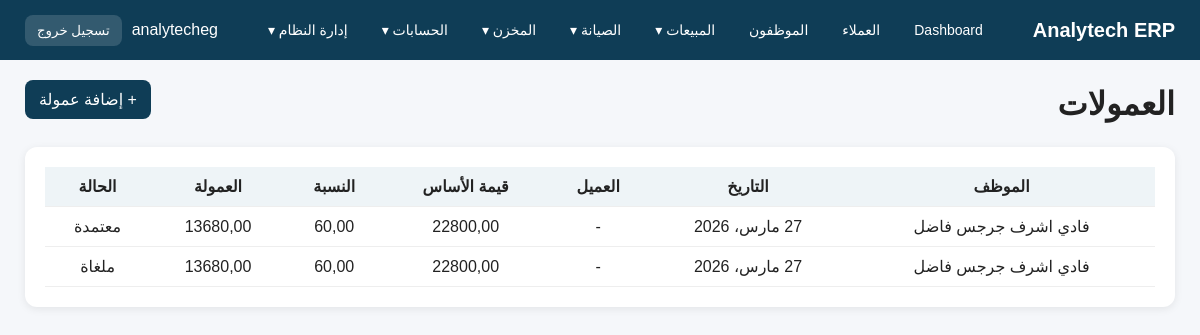
/employees/commissions/ (signed in), run on the app's committed database.
### app_employees/models.py (models this page shows, shortened)
class EmployeeCommission(models.Model):
    STATUS_CHOICES = [
        ('Draft', 'مسودة'),
        ('Approved', 'معتمدة'),
        ('Paid', 'مدفوعة'),
        ('Cancelled', 'ملغاة'),
    ]
    employee = models.ForeignKey(
        Employee,
        on_delete=models.CASCADE,
        related_name='commissions',
        verbose_name='الموظف'
    )
    customer = models.ForeignKey(
        'customers.Customer',
        on_delete=models.SET_NULL,
        null=True,
        blank=True,
        related_name='employee_commissions',
        verbose_name='العميل'
    )
    quotation = models.ForeignKey(
        'app_quotations.Quotation',
        on_delete=models.SET_NULL,
        null=True,
        blank=True,
        related_name='employee_commissions',
        verbose_name='عرض السعر'
    )
    invoice = models.ForeignKey(
        'app_invoices.Invoice',
        on_delete=models.SET_NULL,
        null=True,
        blank=True,
        related_name='employee_commissions',
        verbose_name='الفاتورة'
    )
    commission_date = models.DateField(default=timezone.localdate, verbose_name='تاريخ العمولة')
    base_amount = models.DecimalField(max_digits=12, decimal_places=2, default=0, verbose_name='قيمة الأساس')
    commission_percent = models.DecimalField(max_digits=5, decimal_places=2, default=0, verbose_name='نسبة العمولة %')
    commission_amount = models.DecimalField(max_digits=12, decimal_places=2, default=0, verbose_name='قيمة العمولة')
    status = models.CharField(max_length=20, choices=STATUS_CHOICES, default='Draft', verbose_name='الحالة')
    notes = models.TextField(blank=True, null=True, verbose_name='ملاحظات')
    class Meta:
        verbose_name = 'عمولة'
        verbose_name_plural = 'العمولات'
        ordering = ['-commission_date', '-id']

class Employee(models.Model):
    STATUS_CHOICES = [
        ('Active', 'نشط'),
        ('On Leave', 'إجازة'),
        ('Suspended', 'موقوف'),
        ('Resigned', 'مستقيل'),
    ]
    employee_code = models.CharField(max_length=50, unique=True, verbose_name='كود الموظف')
    full_name = models.CharField(max_length=200, verbose_name='اسم الموظف')
    department = models.CharField(max_length=100, blank=True, null=True, verbose_name='القسم')
    job_title = models.CharField(max_length=150, blank=True, null=True, verbose_name='الوظيفة')
    status = models.CharField(max_length=20, choices=STATUS_CHOICES, default='Active', verbose_name='الحالة')
    hire_date = models.DateField(default=timezone.localdate, verbose_name='تاريخ التعيين')
    birth_date = models.DateField(blank=True, null=True, verbose_name='تاريخ الميلاد')
    national_id = models.CharField(max_length=50, blank=True, null=True, verbose_name='الرقم القومي')
    phone = models.CharField(max_length=50, blank=True, null=True, verbose_name='الموبايل')
    email = models.EmailField(blank=True, null=True, verbose_name='البريد الإلكتروني')
    address = models.TextField(blank=True, null=True, verbose_name='العنوان')
    qualification = models.CharField(max_length=200, blank=True, null=True, verbose_name='المؤهل الدراسي')
    specialization = models.CharField(max_length=200, blank=True, null=True, verbose_name='التخصص')
    direct_manager = models.ForeignKey(
        'self',
        on_delete=models.SET_NULL,
        null=True,
        blank=True,
        related_name='team_members',
        verbose_name='المدير المباشر'
    )
    can_do_sales = models.BooleanField(default=False, verbose_name='يمكنه تنفيذ مبيعات')
    can_do_service = models.BooleanField(default=False, verbose_name='يمكنه تنفيذ صيانة')
    can_manage_team = models.BooleanField(default=False, verbose_name='يمكنه إدارة فريق')
    sales_commission_percent = models.DecimalField(
        max_digits=5,
        decimal_places=2,
        default=0,
        verbose_name='نسبة عمولة المبيعات الافتراضية %'
    )
    notes = models.TextField(blank=True, null=True, verbose_name='ملاحظات')
    class Meta:
        verbose_name = 'موظف'
        verbose_name_plural = 'الموظفون'
        ordering = ['full_name']

### app_employees/views.py (the view)
# urls.py: path('commissions/', views.commission_list, name='commission_list'),
def commission_list(request):
    rows = EmployeeCommission.objects.select_related('employee', 'customer', 'invoice', 'quotation').all().order_by('-commission_date', '-id')
    return render(request, 'app_employees/commission_list.html', {'rows': rows})

### templates/app_employees/commission_list.html (shortened to what this page needs)
{% extends 'base.html' %}
{% block content %}
<div class="topbar">
    <div><h1>العمولات</h1></div>
    <div class="quick-links">
        <a href="{% url 'commission_create' %}">+ إضافة عمولة</a>
    </div>
</div>
<div class="section">
    <table>
        <thead>
            <tr>
                <th>الموظف</th>
                <th>التاريخ</th>
                <th>العميل</th>
                <th>قيمة الأساس</th>
                <th>النسبة</th>
                <th>العمولة</th>
                <th>الحالة</th>
            </tr>
        </thead>
        <tbody>
            {% for row in rows %}
            <tr>
                <td>{{ row.employee.full_name }}</td>
                <td>{{ row.commission_date }}</td>
                <td>{% if row.customer %}{{ row.customer.name }}{% else %}-{% endif %}</td>
                <td>{{ row.base_amount }}</td>
                <td>{{ row.commission_percent }}</td>
                <td>{{ row.commission_amount }}</td>
                <td>{{ row.get_status_display }}</td>
            </tr>
            {% empty %}
            <tr><td colspan="7" style="padding:20px; text-align:center;">لا توجد بيانات</td></tr>
            {% endfor %}
        </tbody>
    </table>
</div>
{% endblock %}

### templates/base.html (shortened to what this page needs)
<!DOCTYPE html>
<html lang="ar" dir="rtl">
<head>
</head>
<body>
<div class="navbar">
    <div class="logo">Analytech ERP</div>
    {% if user.is_authenticated %}
    <div class="menu">
        <a href="/">Dashboard</a>
        {% if perms.customers.view_customer %}
        <a href="/customers/">العملاء</a>
        {% endif %}
        {% if perms.app_employees.view_employee %}
        <a href="/employees/">الموظفون</a>
        {% endif %}
        {% if perms.app_quotations.view_quotation or perms.app_sales.view_salesorder or perms.app_invoices.view_invoice or perms.app_employees.view_employeecommission %}
        <div class="dropdown">
            <a href="/reports/sales/">المبيعات ▾</a>
        </div>
        {% endif %}
        {% if perms.app_maintenance.view_maintenancerequest or perms.app_maintenance.view_maintenancevisit or perms.app_maintenance.view_preventivemaintenanceplan %}
        <div class="dropdown">
            <a href="/maintenance/reports/">الصيانة ▾</a>
        </div>
        {% endif %}
        {% if perms.app_inventory.view_inventoryitem or perms.app_inventory.view_inventorylot or perms.app_inventory.view_inventorytransaction or perms.app_inventory.view_recallnotice %}
        <div class="dropdown">
            <a href="/inventory/">المخزن ▾</a>
        </div>
        {% endif %}
        {% if perms.accounting.view_account or perms.accounting.view_journalentry or perms.accounting.view_receiptvoucher or perms.accounting.view_paymentvoucher %}
        <div class="dropdown">
            <a href="/accounting/">الحسابات ▾</a>
        </div>
        {% endif %}
        {% if user.is_staff %}
        <div class="dropdown">
            <a href="/admin/">إدارة النظام ▾</a>
        </div>
        {% endif %}
    </div>
    <div class="user-box">
        <span>{{ user.username }}</span>
        <form method="post" action="{% url 'logout' %}" class="logout-form">
            <button type="submit" class="logout-btn">تسجيل خروج</button>
        </form>
    </div>
    {% endif %}
</div>
<div class="container">
    {% block content %}{% endblock %}
</div>
</body>
</html>

### templates/base.html (style rules this page uses)
body { margin: 0; font-family: Tahoma, Arial, sans-serif; background: #f5f7fa; color: #222; }
.navbar { background: #0f3d56; color: white; padding: 14px 25px; display: flex; justify-content: space-between; align-items: center; gap: 16px; flex-wrap: wrap; }
.logo { font-size: 20px; font-weight: bold; white-space: nowrap; }
.menu { display: flex; align-items: center; gap: 14px; flex-wrap: wrap; }
.menu > a, .dropdown > a { color: white; text-decoration: none; font-size: 14px; padding: 8px 10px; border-radius: 8px; display: inline-block; }
.dropdown { position: relative; }
.container { padding: 20px 25px; }
.topbar { display: flex; justify-content: space-between; align-items: center; margin-bottom: 20px; gap: 15px; flex-wrap: wrap; }
.topbar h1 { margin: 0; }
.section { background: white; padding: 20px; border-radius: 12px; box-shadow: 0 2px 8px rgba(0,0,0,0.08); }
table { width: 100%; border-collapse: collapse; }
th, td { padding: 10px; border-bottom: 1px solid #eee; text-align: center; vertical-align: middle; }
th { background: #eef4f7; }
.quick-links a { display: inline-block; background: #0f3d56; color: white; padding: 10px 14px; border-radius: 8px; text-decoration: none; margin-right: 8px; margin-bottom: 8px; }
.user-box { display: flex; align-items: center; gap: 10px; color: white; }
.logout-form { margin: 0; }
.logout-btn { background: rgba(255,255,255,0.15); border: none; color: white; padding: 8px 12px; border-radius: 8px; cursor: pointer; }

### data on the page
EmployeeCommission: employee.full_name "فادي اشرف جرجس فاضل", commission_date "27 مارس، 2026", base_amount "22800,00", commission_percent "60,00", commission_amount "13680,00", status "معتمدة"
EmployeeCommission: employee.full_name "فادي اشرف جرجس فاضل", commission_date "27 مارس، 2026", base_amount "22800,00", commission_percent "60,00", commission_amount "13680,00", status "ملغاة"

### other printed values
{{ user.username }} "analytecheg"
